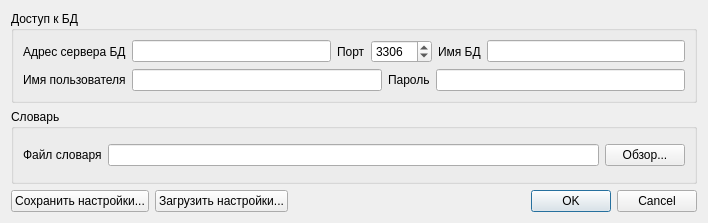
<?xml version="1.0" encoding="UTF-8"?>
<ui version="4.0">
 <class>OptionsDialog</class>
 <widget class="QDialog" name="OptionsDialog">
  <property name="geometry">
   <rect>
    <x>0</x>
    <y>0</y>
    <width>708</width>
    <height>223</height>
   </rect>
  </property>
  <property name="windowTitle">
   <string>Настройки</string>
  </property>
  <property name="modal">
   <bool>true</bool>
  </property>
  <layout class="QGridLayout" name="gridLayout_2">
   <item row="1" column="1">
    <widget class="QPushButton" name="loadOptionsBtn">
     <property name="text">
      <string>Загрузить настройки...</string>
     </property>
    </widget>
   </item>
   <item row="1" column="2">
    <widget class="QDialogButtonBox" name="buttonBox">
     <property name="orientation">
      <enum>Qt::Horizontal</enum>
     </property>
     <property name="standardButtons">
      <set>QDialogButtonBox::Cancel|QDialogButtonBox::Ok</set>
     </property>
    </widget>
   </item>
   <item row="1" column="0">
    <widget class="QPushButton" name="saveOptionsBtn">
     <property name="text">
      <string>Сохранить настройки...</string>
     </property>
    </widget>
   </item>
   <item row="0" column="0" colspan="3">
    <layout class="QGridLayout" name="gridLayout">
     <item row="0" column="0">
      <widget class="QGroupBox" name="dbOptionsGroup">
       <property name="title">
        <string>Доступ к БД</string>
       </property>
       <layout class="QGridLayout" name="gridLayout_6">
        <item row="0" column="0">
         <layout class="QGridLayout" name="gridLayout_3">
          <item row="0" column="0">
           <layout class="QHBoxLayout" name="horizontalLayout">
            <item>
             <widget class="QLabel" name="label">
              <property name="text">
               <string>Адрес сервера БД</string>
              </property>
             </widget>
            </item>
            <item>
             <widget class="QLineEdit" name="dbHostName"/>
            </item>
            <item>
             <widget class="QLabel" name="label_2">
              <property name="text">
               <string>Порт</string>
              </property>
             </widget>
            </item>
            <item>
             <widget class="QSpinBox" name="dbPort">
              <property name="minimum">
               <number>1</number>
              </property>
              <property name="maximum">
               <number>65535</number>
              </property>
              <property name="value">
               <number>3306</number>
              </property>
             </widget>
            </item>
            <item>
             <widget class="QLabel" name="label_4">
              <property name="text">
               <string>Имя БД</string>
              </property>
             </widget>
            </item>
            <item>
             <widget class="QLineEdit" name="dbName"/>
            </item>
           </layout>
          </item>
          <item row="1" column="0">
           <layout class="QHBoxLayout" name="horizontalLayout_2">
            <item>
             <widget class="QLabel" name="label_3">
              <property name="text">
               <string>Имя пользователя</string>
              </property>
             </widget>
            </item>
            <item>
             <widget class="QLineEdit" name="userName"/>
            </item>
            <item>
             <widget class="QLabel" name="label_5">
              <property name="text">
               <string>Пароль</string>
              </property>
             </widget>
            </item>
            <item>
             <widget class="QLineEdit" name="pass">
              <property name="echoMode">
               <enum>QLineEdit::Password</enum>
              </property>
             </widget>
            </item>
           </layout>
          </item>
         </layout>
        </item>
       </layout>
      </widget>
     </item>
     <item row="1" column="0">
      <widget class="QGroupBox" name="vocOptionsGroup">
       <property name="title">
        <string>Словарь</string>
       </property>
       <layout class="QGridLayout" name="gridLayout_5">
        <item row="0" column="0">
         <layout class="QGridLayout" name="gridLayout_4">
          <item row="0" column="0">
           <widget class="QLabel" name="label_6">
            <property name="text">
             <string>Файл словаря</string>
            </property>
           </widget>
          </item>
          <item row="0" column="1">
           <widget class="QLineEdit" name="dictFileName"/>
          </item>
          <item row="0" column="2">
           <widget class="QPushButton" name="chooseDictPathBtn">
            <property name="text">
             <string>Обзор...</string>
            </property>
           </widget>
          </item>
         </layout>
        </item>
       </layout>
      </widget>
     </item>
    </layout>
   </item>
  </layout>
 </widget>
 <resources/>
 <connections>
  <connection>
   <sender>buttonBox</sender>
   <signal>accepted()</signal>
   <receiver>OptionsDialog</receiver>
   <slot>accept()</slot>
   <hints>
    <hint type="sourcelabel">
     <x>248</x>
     <y>254</y>
    </hint>
    <hint type="destinationlabel">
     <x>157</x>
     <y>274</y>
    </hint>
   </hints>
  </connection>
  <connection>
   <sender>buttonBox</sender>
   <signal>rejected()</signal>
   <receiver>OptionsDialog</receiver>
   <slot>reject()</slot>
   <hints>
    <hint type="sourcelabel">
     <x>316</x>
     <y>260</y>
    </hint>
    <hint type="destinationlabel">
     <x>286</x>
     <y>274</y>
    </hint>
   </hints>
  </connection>
 </connections>
</ui>
